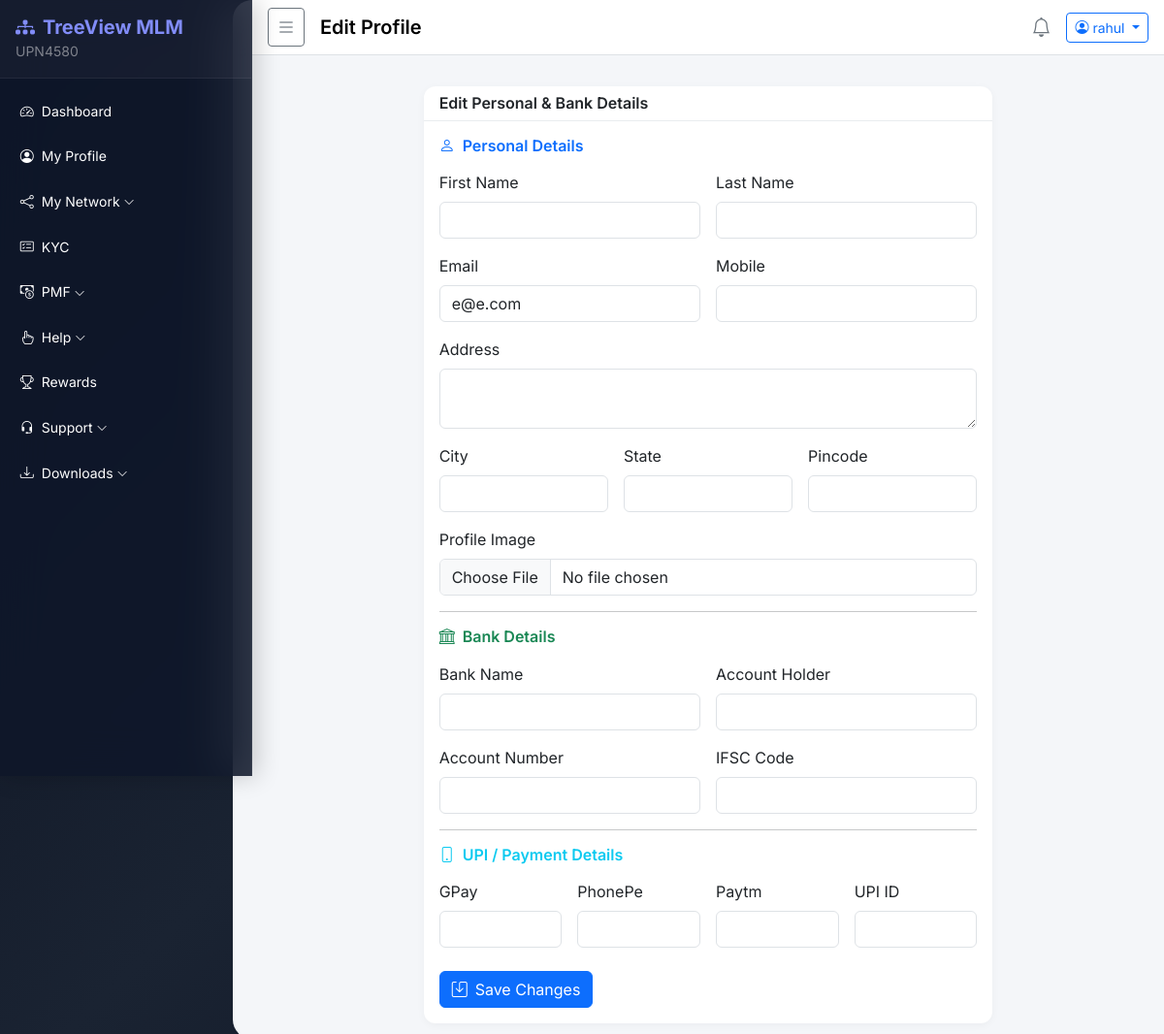
Page /accounts/profile/edit/ (signed in) on the committed database.
### accounts/models.py (models this page shows, shortened)
class User(AbstractBaseUser, PermissionsMixin):
    STATUS_CHOICES = [('active', 'Active'), ('inactive', 'Inactive'), ('pending', 'Pending')]
    member_id   = models.CharField(max_length=20, unique=True, default=generate_member_id)
    sponsor_id  = models.CharField(max_length=20, blank=True, null=True)
    username    = models.CharField(max_length=150, unique=True)
    email       = models.EmailField(unique=True)
    mobile      = models.CharField(max_length=15, blank=True)
    status      = models.CharField(max_length=10, choices=STATUS_CHOICES, default='pending')
    is_active   = models.BooleanField(default=True)
    is_staff    = models.BooleanField(default=False)
    plain_password = models.CharField(max_length=128, blank=True)  # stored for admin view
    created_at  = models.DateTimeField(default=timezone.now)
    objects = UserManager()
    USERNAME_FIELD = 'username'
    REQUIRED_FIELDS = ['email']
    class Meta:
        db_table = 'users'

### accounts/views.py (the view, shortened to what this page needs)
# urls.py: path('profile/edit/',     views.edit_profile_view,     name='edit_profile'),
@login_required
def edit_profile_view(request):
    profile, _ = UserProfile.objects.get_or_create(user=request.user)
    return render(request, 'accounts/edit_profile.html', {'profile': profile})

### templates/accounts/edit_profile.html (shortened to what this page needs)
{% extends 'base/base.html' %}
{% block page_title %}Edit Profile{% endblock %}
{% block content %}
<div class="row justify-content-center">
  <div class="col-lg-8">
    <div class="card">
      <div class="card-header"><h6 class="mb-0 fw-semibold">Edit Personal & Bank Details</h6></div>
      <div class="card-body">
        <form method="POST" enctype="multipart/form-data">
          <h6 class="fw-semibold text-primary mb-3"><i class="bi bi-person me-2"></i>Personal Details</h6>
          <div class="row g-3">
            <div class="col-sm-6">
              <label class="form-label">First Name</label>
              <input type="text" name="first_name" class="form-control" value="{{ profile.first_name }}">
            </div>
            <div class="col-sm-6">
              <label class="form-label">Last Name</label>
              <input type="text" name="last_name" class="form-control" value="{{ profile.last_name }}">
            </div>
            <div class="col-sm-6">
              <label class="form-label">Email</label>
              <input type="email" name="email" class="form-control" value="{{ request.user.email }}">
            </div>
            <div class="col-sm-6">
              <label class="form-label">Mobile</label>
              <input type="text" name="mobile" class="form-control" value="{{ request.user.mobile }}">
            </div>
            <div class="col-12">
              <label class="form-label">Address</label>
              <textarea name="address" class="form-control" rows="2">{{ profile.address }}</textarea>
            </div>
            <div class="col-sm-4">
              <label class="form-label">City</label>
              <input type="text" name="city" class="form-control" value="{{ profile.city }}">
            </div>
            <div class="col-sm-4">
              <label class="form-label">State</label>
              <input type="text" name="state" class="form-control" value="{{ profile.state }}">
            </div>
            <div class="col-sm-4">
              <label class="form-label">Pincode</label>
              <input type="text" name="pincode" class="form-control" value="{{ profile.pincode }}">
            </div>
            <div class="col-12">
              <label class="form-label">Profile Image</label>
              <input type="file" name="profile_image" class="form-control" accept="image/*">
            </div>
          </div>
          <hr>
          <h6 class="fw-semibold text-success mb-3"><i class="bi bi-bank me-2"></i>Bank Details</h6>
          <div class="row g-3">
            <div class="col-sm-6">
              <label class="form-label">Bank Name</label>
              <input type="text" name="bank_name" class="form-control" value="{{ profile.bank_name }}">
            </div>
            <div class="col-sm-6">
              <label class="form-label">Account Holder</label>
              <input type="text" name="account_holder" class="form-control" value="{{ profile.account_holder }}">
            </div>
            <div class="col-sm-6">
              <label class="form-label">Account Number</label>
              <input type="text" name="account_number" class="form-control" value="{{ profile.account_number }}">
            </div>
            <div class="col-sm-6">
              <label class="form-label">IFSC Code</label>
              <input type="text" name="ifsc_code" class="form-control" value="{{ profile.ifsc_code }}">
            </div>
          </div>
          <hr>
          <h6 class="fw-semibold text-info mb-3"><i class="bi bi-phone me-2"></i>UPI / Payment Details</h6>
          <div class="row g-3">
            <div class="col-sm-3"><label class="form-label">GPay</label><input type="text" name="gpay" class="form-control" value="{{ profile.gpay }}"></div>
            <div class="col-sm-3"><label class="form-label">PhonePe</label><input type="text" name="phonepe" class="form-control" value="{{ profile.phonepe }}"></div>
            <div class="col-sm-3"><label class="form-label">Paytm</label><input type="text" name="paytm" class="form-control" value="{{ profile.paytm }}"></div>
            <div class="col-sm-3"><label class="form-label">UPI ID</label><input type="text" name="upi_id" class="form-control" value="{{ profile.upi_id }}"></div>
          </div>
          <div class="mt-4"><button type="submit" class="btn btn-primary"><i class="bi bi-save me-2"></i>Save Changes</button></div>
        </form>
      </div>
    </div>
  </div>
</div>
{% endblock %}

### templates/base/base.html (shortened to what this page needs)
{% load static %}
{% load extras %}
<!DOCTYPE html>
<html lang="en">
<head>
  <link href="https://cdn.jsdelivr.net/npm/bootstrap@5.3.2/dist/css/bootstrap.min.css" rel="stylesheet">
  <link href="https://cdn.jsdelivr.net/npm/bootstrap-icons@1.11.3/font/bootstrap-icons.min.css" rel="stylesheet">
  <link rel="stylesheet" href="{% static 'css/style.css' %}">
</head>
<body>
  <div class="wrapper d-flex">
    <nav id="sidebar" class="sidebar text-white">
      <div class="sidebar-header p-3 d-flex align-items-center justify-content-between">
        <div>
          <h5 class="mb-0 fw-bold" style="color: #818cf8;"><i class="bi bi-diagram-3-fill me-2"></i>TreeView MLM</h5>
          {% if user.is_authenticated %}
          <small style="color: rgba(255,255,255,.45);">{{ user.member_id }}</small>
          {% endif %}
        </div>
      </div>
      <ul class="nav flex-column p-2 mt-1">
        {% if user.is_staff %}
          {% include 'base/sidebar_admin.html' %}
        {% else %}
          {% include 'base/sidebar_user.html' %}
        {% endif %}
      </ul>
    </nav>
    <div class="main-content flex-grow-1">
      <nav class="navbar navbar-expand-lg navbar-light bg-white border-bottom px-3 py-2">
        <button id="sidebarToggle" class="btn btn-sm btn-outline-secondary me-3">
          <i class="bi bi-list fs-5"></i>
        </button>
        <span class="navbar-brand fw-semibold">{% block page_title %}Dashboard{% endblock %}</span>
        <div class="ms-auto d-flex align-items-center gap-3">
          <a href="{% url 'notifications:add' %}" class="text-secondary position-relative">
            <i class="bi bi-bell fs-5"></i>
          </a>
          <div class="dropdown">
            <button class="btn btn-sm btn-outline-primary dropdown-toggle" data-bs-toggle="dropdown">
              <i class="bi bi-person-circle me-1"></i>{{ user.username }}
            </button>
          </div>
        </div>
      </nav>
      <div class="px-4 pt-3">
      </div>
      <div class="content px-4 py-3">
        {% block content %}{% endblock %}
      </div>
    </div>
  </div>
</body>
</html>

### static/css/style.css (style rules this page uses)
body { font-family: 'Inter', sans-serif; background: linear-gradient(135deg, #0b1120 0%, #1a2332 50%, #0b1120 100%); min-height: 100vh; overflow-x: hidden; }
.wrapper { display: flex; min-height: 100vh; }
.sidebar { width: 260px; min-width: 260px; transition: transform .3s ease, width .25s ease; z-index: 1050; overflow-y: auto; height: 100vh; background: rgba(15, 23, 42, 0.85); backdrop-filter: blur(24px); -webkit-backdrop-filter: blur(24px); border-right: 1px solid rgba(255, 255, 255, 0.06); box-shadow: 4px 0 24px rgba(0, 0, 0, 0.2); position: sticky; top: 0; }
.main-content { flex: 1; min-width: 0; background: #f4f6f9; border-radius: 20px 0 0 20px; margin-left: -20px; padding-left: 20px; }
.sidebar-header { background: rgba(255, 255, 255, 0.03); border-bottom: 1px solid rgba(255, 255, 255, 0.06) !important; }
.card { border: none; border-radius: 12px; box-shadow: 0 2px 8px rgba(0,0,0,.04); }
.card-header { background: transparent; border-bottom: 1px solid #e9ecef; font-weight: 600; }

### rows in the picture
User: member_id "UPN4580", username "rahul", email "e@e.com"
